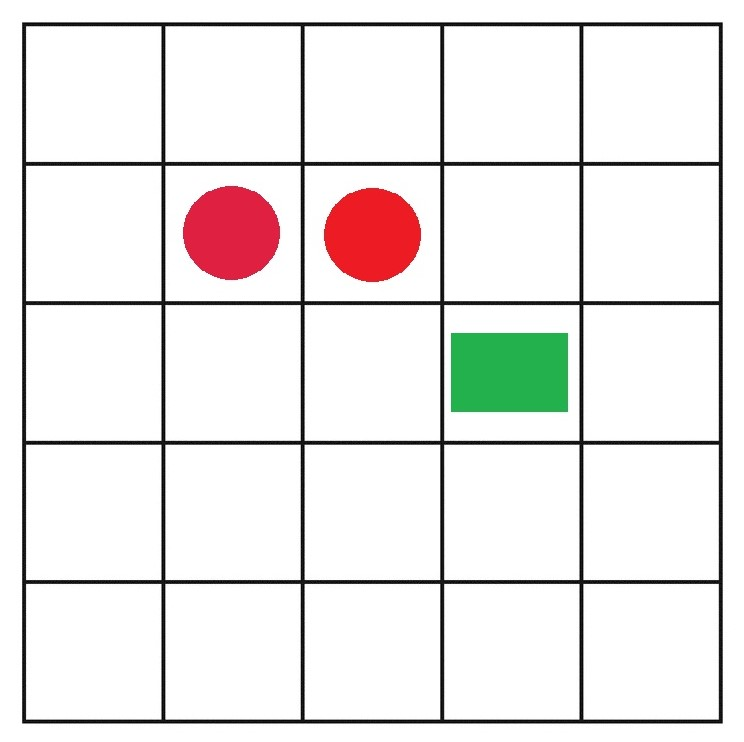
#> input picture images/grid_2.jpg, 744 x 742 px
$ python main.py
#> lines starting #> are read from the running program, lines starting #| are printed output that depends on the picture; after the words box and inside, x2 and y2 are one past the last pixel; in counts of white or black regions, pixels touching at a corner belong together
import numpy as np
import cv2
import math
from collections import OrderedDict

Answer = []
img = cv2.imread('images/grid_2.jpg')
#> img is the input picture: shape (742, 744, 3); mean B, G, R 232.8, 233.9, 236.7
imgGrey = cv2.cvtColor(img, cv2.COLOR_BGR2GRAY)
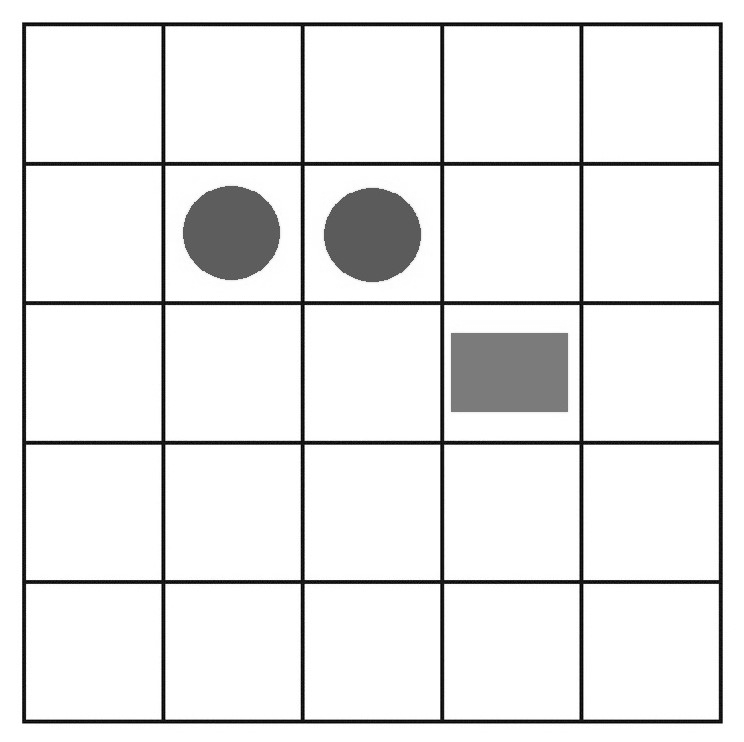
#> imgGrey: shape (742, 744); min 0, max 255, mean 234.6
_, thrash = cv2.threshold(imgGrey, 240, 255, cv2.THRESH_BINARY)
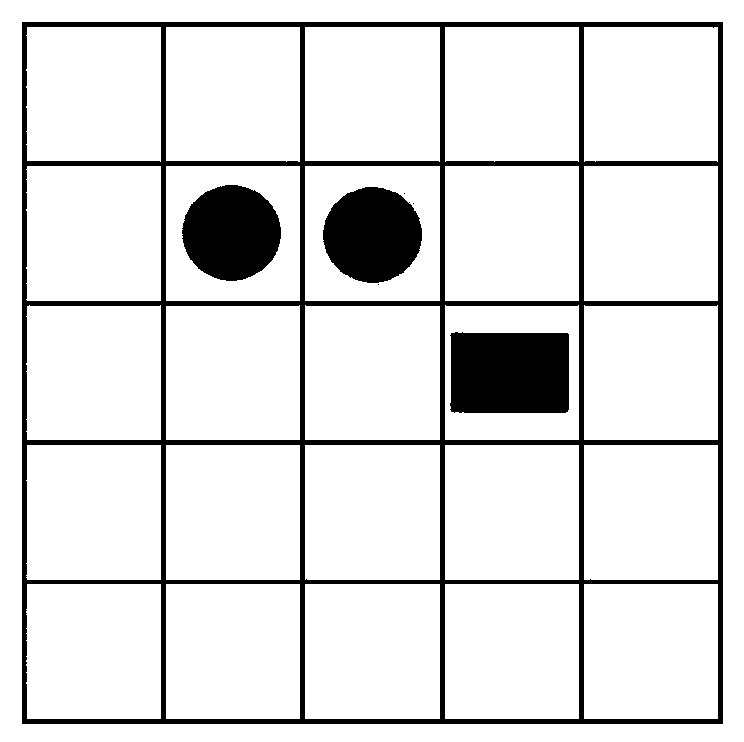
#> thrash: shape (742, 744); 88.3% white; 7 black regions (3 under 20 px)
contours, _ = cv2.findContours(thrash, cv2.RETR_TREE, cv2.CHAIN_APPROX_NONE)
#> contours = 34 contours, 4 with area under 20; largest, box (x1, y1, x2, y2) and area: (0, 0, 744, 742) 550563, (21, 21, 724, 725) 493504, (305, 584, 440, 719) 17956, (305, 166, 440, 301) 17956, (305, 445, 440, 580) 17955
count = 1


for contour in contours:
    approx = cv2.approxPolyDP(contour, 0.01 * cv2.arcLength(contour, True), True)
    cv2.drawContours(img, [approx], 0, (0, 0, 0), 5)
    M = cv2.moments(contour)
    cX = int(M["m10"] / M["m00"])
    cY = int(M["m01"] / M["m00"])
    x, y, w, h = cv2.boundingRect(approx)
    temp_x = math.ceil((x-35)/139)
    temp_y = math.ceil((y-27)/139)
    grid_number = temp_x+(temp_y-1)*5
    if len(approx) == 3:
        b, g, r = img[x + 50, y + 50]
        if (b > g and b > r):
            color = "Blue"
        elif (g > b and g > r):
            color = "Green"
        else:
            color = "red"
        cv2.putText(img, "Triangle "+str(grid_number)+ " "+ color+" "+ str(cX)+" "+str(cY), (x, y), cv2.FONT_HERSHEY_COMPLEX, 0.5, (0, 50, 250))
        Answer.append(["Triangle", color,grid_number,cX,cY])
    elif len(approx) == 4:
        if((w == 135 or w==134) and h == 135):
            #cv2.putText(img, str(x)+" "+str(y)+" "+ str(26 - count), (x, y-10), cv2.FONT_HERSHEY_COMPLEX, 0.5, (0, 50, 250))
            count+=1
        elif(w<130 and h<130 and w>30 and h>30):
            b, g, r = img[cX, cY]
            if (b > g and b > r):
                color = "Blue"
            elif (g > b and g > r):
                color = "Green"
            else:
                color = "red"
            print(cX,cY,b,g,r)
            cv2.putText(img, "Quadrilateral "+str(grid_number) +" "+color+" "+ str(cX)+" "+str(cY), (x, y), cv2.FONT_HERSHEY_COMPLEX, 0.5, (0, 50, 250))
            Answer.append(["Quadrilateral", color, grid_number, cX, cY])
    elif len(approx) == 5:
        b, g, r = img[cX,cY]
        if (b > g and b > r):
            color = "Blue"
        elif (g > b and g > r):
            color = "Green"
        else:
            color = "red"
        print(cX, cY, b, g, r)
        cv2.putText(img, "Pentagon "+str(grid_number) +" "+color+" "+ str(cX)+" "+str(cY), (x, y), cv2.FONT_HERSHEY_COMPLEX, 0.5, (0, 50, 250))
        Answer.append(["Pentagon", color, grid_number, cX, cY])
    elif len(approx) == 6:
        b, g, r = img[x + 50, y + 50]
        if (b > g and b > r):
            color = "Blue"
        elif(g > b and g > r):
            color = "Green"
        else:
            color = "red"
        #print(x + 50, y + 50, b, g, r)
        cv2.putText(img, "Hexagon "+str(grid_number) + " "+color+" "+ str(cX)+" "+str(cY), (x, y), cv2.FONT_HERSHEY_COMPLEX, 0.5, (0, 50, 250))
        Answer.append(["Hexagon", color, grid_number, cX, cY])
    else:
        b, g, r = img[x + 50, y + 50]
        if (b > g and b > r):
            color = "Blue"
        elif (g > b and g > r):
            color = "Green"
        else:
            color = "red"
        cv2.putText(img, "Circle "+str(grid_number)+ " "+ color+" "+ str(cX)+" "+str(cY), (x, y), cv2.FONT_HERSHEY_COMPLEX, 0.5, (0, 50, 250))
        Answer.append(["Circle", color, grid_number, cX, cY])
#> this loop made 34 passes
#> (approx, cX, cY, x, y, w, h, temp_x) on pass 15: ([[450, 333], [567, 332], [568, 411], [451, 412]], 509, 372, 450, 332, 119, 81, 3)
#> (cX, cY, x, y, w, h, temp_x, temp_y) on passes 26, 28: (372, 234, 322, 186, 101, 98, 3, 2), (231, 232, 181, 184, 101, 98, 2, 2)
#| 509 372 255 255 255
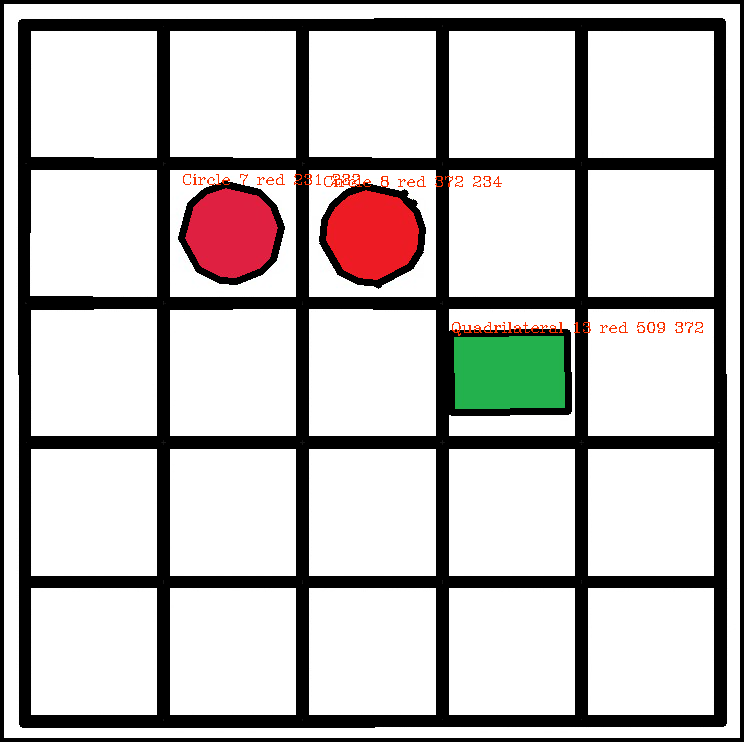
#> img: shape (742, 744, 3); mean B, G, R 191.6, 192.7, 195.8
#> after the loop, Answer = [['Quadrilateral', 'red', 13, 509, 372], ['Circle', 'red', 8, 372, 234], ['Circle', 'red', 7, 231, 232]]; count = 26

rev = Answer.reverse()
print(Answer)
#| [['Circle', 'red', 7, 231, 232], ['Circle', 'red', 8, 372, 234], ['Quadrilateral', 'red', 13, 509, 372]]
cv2.imshow("shapes",img)
cv2.waitKey(0)
cv2.destroyAllWindows()

$ run again, with images/grid_1.jpg copied over images/grid_2.jpg
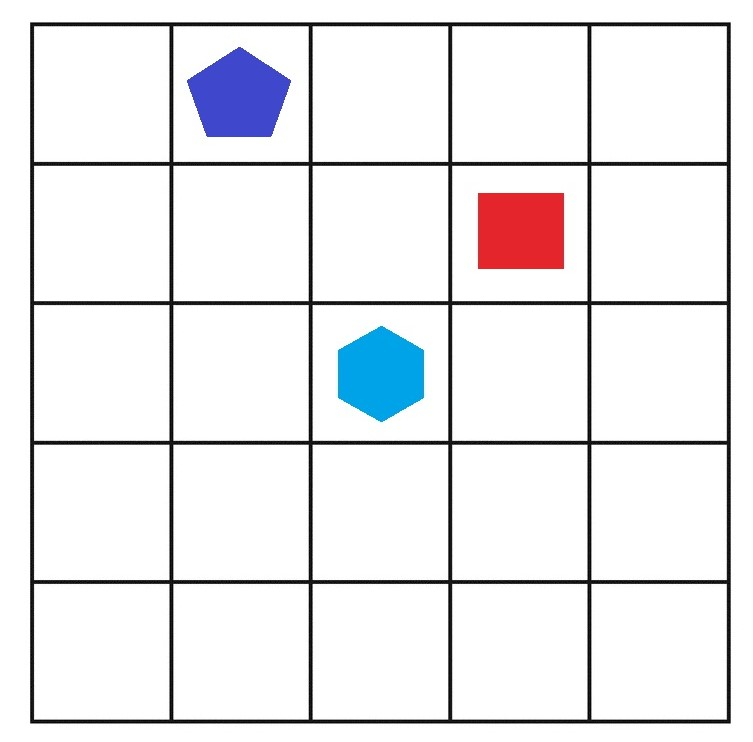
#> input picture images/grid_1.jpg, 753 x 742 px
#> img is the input picture: shape (742, 753, 3); mean B, G, R 237.8, 235.5, 235.8
#> `_, thrash = cv2.threshold(imgGrey, 240, 255, cv2.THRESH_BINARY)`:
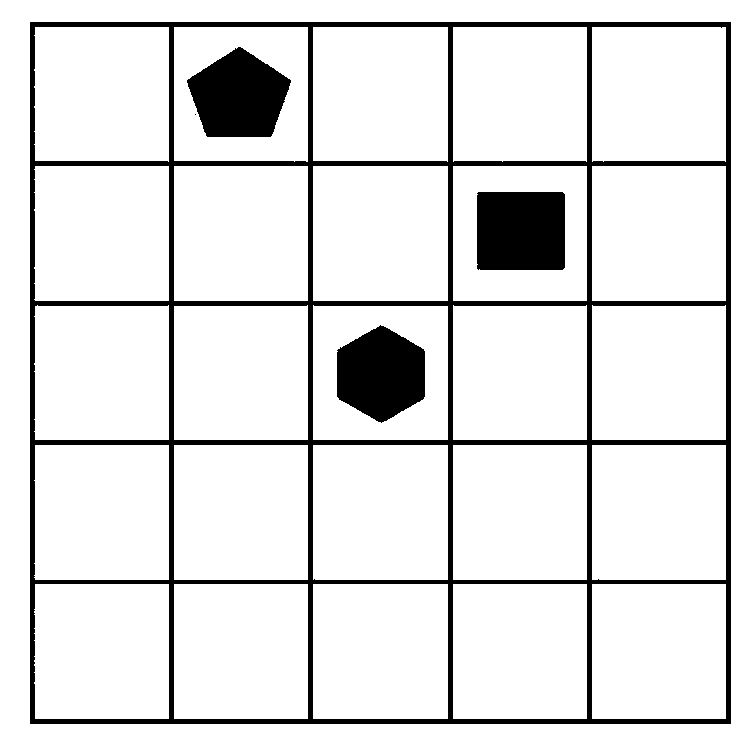
#> thrash: shape (742, 753); 89.2% white; 5 black regions (1 under 20 px)
#> contours = 31 contours, 1 with area under 20; largest, box (x1, y1, x2, y2) and area: (0, 0, 753, 742) 557232, (29, 21, 732, 725) 493504, (313, 584, 448, 719) 17956, (313, 166, 448, 301) 17956, (313, 445, 448, 580) 17955
#> the loop `for contour in contours:` made 31 passes
#> (approx, cX, cY, x, y, w, h, temp_x) on pass 21: ([[476, 193], [562, 191], [565, 267], [478, 270]], 520, 230, 476, 191, 90, 80, 4)
#> (printed output is left out)
#> after the loop `for contour in contours:`:
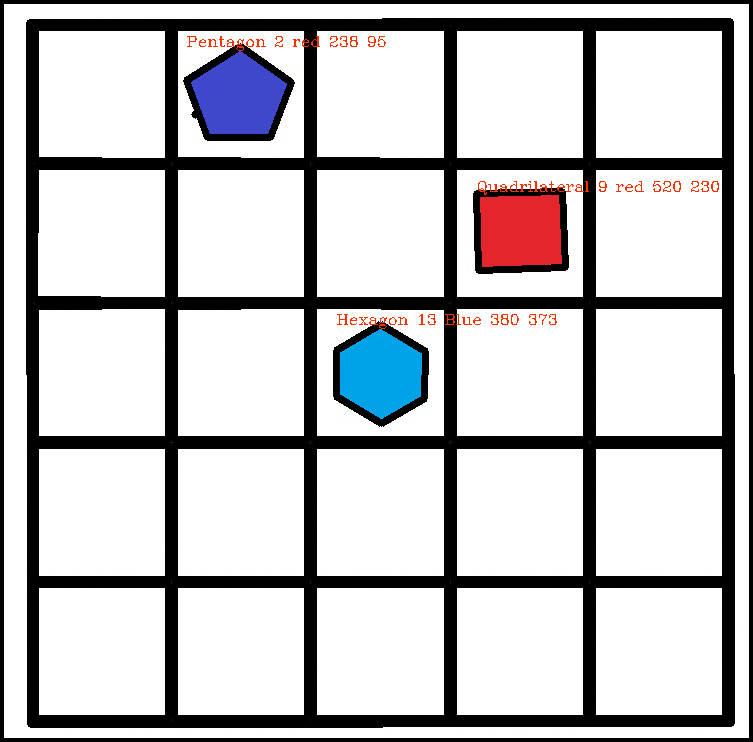
#> img: shape (742, 753, 3); mean B, G, R 196.6, 194.7, 195.6
#> after the loop `for contour in contours:`: Answer = [['Hexagon', 'Blue', 13, 380, 373], ['Quadrilateral', 'red', 9, 520, 230], ['Pentagon', 'red', 2, 238, 95]]; count = 26
#| [['Pentagon', 'red', 2, 238, 95], ['Quadrilateral', 'red', 9, 520, 230], ['Hexagon', 'Blue', 13, 380, 373]]
